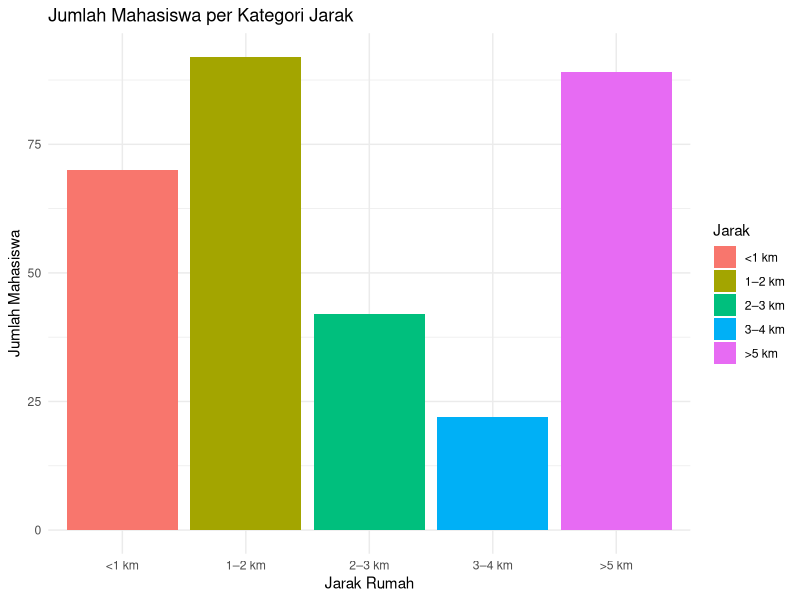
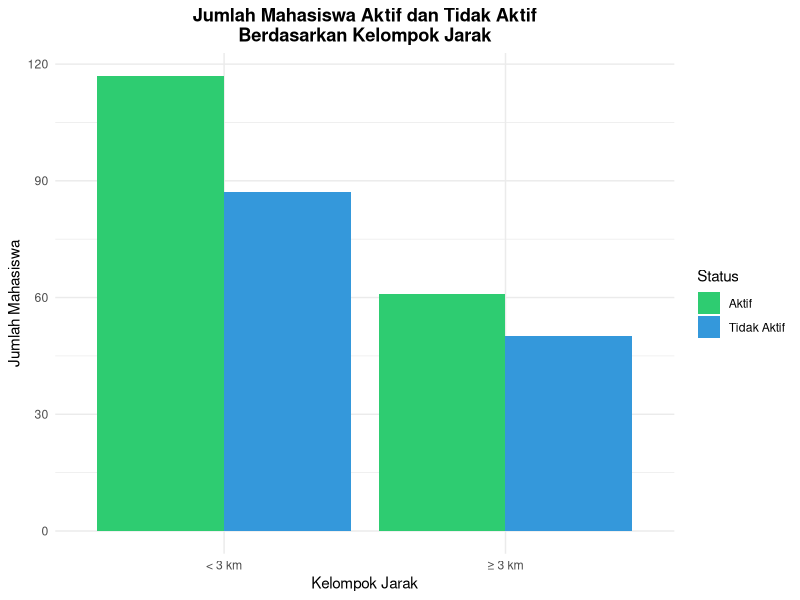
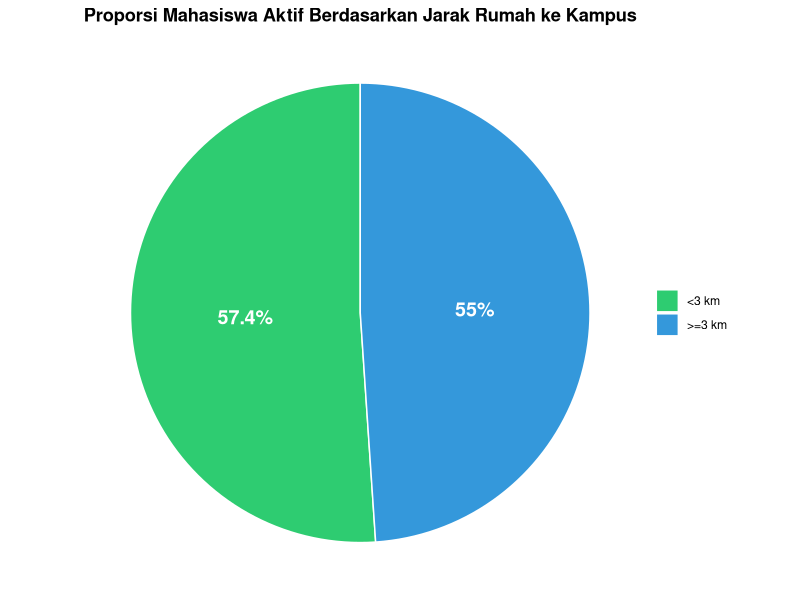

R code for these plots, in order:
## ---- chunk 1
# ==== INPUT DATA ====

jarak <- c("<1 km","1–2 km","2–3 km","3–4 km",">5 km")
aktif <- c(39, 54, 24, 16, 45)
tidak_aktif <- c(31, 38, 18, 6, 44)
total <- aktif + tidak_aktif

df <- data.frame(
  Jarak = jarak,
  Aktif = aktif,
  Tidak_Aktif = tidak_aktif,
  Total = total
)

df

## ---- chunk 2
# ==== BARPLOT JUMLAH ====

# ==== SET URUTAN KATEGORI ====
df$Jarak <- factor(
  df$Jarak,
  levels = c("<1 km", "1–2 km", "2–3 km", "3–4 km", ">5 km")
)

# ==== BARPLOT JUMLAH ====
library(ggplot2)

ggplot(df, aes(x = Jarak, y = Total, fill = Jarak)) +
  geom_bar(stat="identity") +
  theme_minimal() +
  labs(
    title = "Jumlah Mahasiswa per Kategori Jarak",
    y = "Jumlah Mahasiswa",
    x = "Jarak Rumah"
  )

## ---- chunk 3
# ==== PEMBENTUKAN KELOMPOK ====

near_idx <- 1:3
far_idx <- 4:5

near_aktif <- sum(aktif[near_idx])
near_total <- sum(total[near_idx])

far_aktif <- sum(aktif[far_idx])
far_total <- sum(total[far_idx])

summary_groups <- data.frame(
  Kelompok = c("(<3 km)", "(>= 3 km)"),
  Aktif = c(near_aktif, far_aktif),
  Total = c(near_total, far_total),
  Proporsi = c(near_aktif/near_total, far_aktif/far_total)
)

summary_groups

## ---- chunk 4
library(ggplot2)
library(dplyr)

# ==== SIAPKAN DATA KELOMPOK ====

df_group2 <- data.frame(
  Kelompok = c("< 3 km", "≥ 3 km"),
  Aktif = c(near_aktif, far_aktif),
  Tidak_Aktif = c(near_total - near_aktif,
                  far_total - far_aktif)
)

# Ubah ke long format
df_group2_long <- df_group2 %>%
  tidyr::pivot_longer(cols = c("Aktif", "Tidak_Aktif"),
                      names_to = "Status",
                      values_to = "Jumlah")

# Rename status
df_group2_long$Status[df_group2_long$Status == "Tidak_Aktif"] <- "Tidak Aktif"

# Warna sesuai tema (ijo & biru)
colors_group <- c("Aktif" = "#2ECC71", "Tidak Aktif" = "#3498DB")

# ==== GROUPED BARPLOT ====

ggplot(df_group2_long, aes(x = Kelompok, y = Jumlah, fill = Status)) +
  geom_bar(position = "dodge", stat = "identity") +
  scale_fill_manual(values = colors_group) +
  theme_minimal() +
  labs(
    title = "Jumlah Mahasiswa Aktif dan Tidak Aktif\nBerdasarkan Kelompok Jarak",
    x = "Kelompok Jarak",
    y = "Jumlah Mahasiswa",
    fill = "Status"
  ) +
  theme(
    plot.title = element_text(hjust = 0.5, face = "bold")
  )

## ---- chunk 5
library(ggplot2)
library(dplyr)

# --- Ubah nama kelompok ---
df_pie <- summary_groups
df_pie$Kelompok <- c("<3 km", ">=3 km")

# Hitung label persentase
df_pie <- df_pie %>%
  mutate(
    Percent = Proporsi * 100,
    Label = paste0(round(Percent, 1), "%")
  )

# Warna palet (ijo, biru, putih) → 2 warna aja dipakai
colors <- c("#2ECC71", "#3498DB")

# Pie chart
ggplot(df_pie, aes(x = "", y = Proporsi, fill = Kelompok)) +
  geom_bar(stat = "identity", width = 1, color = "white") +
  coord_polar("y") +
  geom_text(aes(label = Label),
            position = position_stack(vjust = 0.5),
            color = "white",
            size = 5,
            fontface = "bold") +
  scale_fill_manual(values = colors) +
  labs(title = "Proporsi Mahasiswa Aktif Berdasarkan Jarak Rumah ke Kampus") +
  theme_void() +
  theme(
    plot.title = element_text(hjust = 0.5, face = "bold"),
    legend.title = element_blank()
  )




## ---- chunk 6
# ==== UJI DUA PROPORSI ====

test <- prop.test(
  c(near_aktif, far_aktif),
  c(near_total, far_total),
  correct = FALSE
)

# Membuat output rapi sebagai dataframe
hasil_proporsi <- data.frame(
  Proporsi = round(test$estimate, 3),
  Lower_CI = round(test$conf.int[1], 3),
  Upper_CI = round(test$conf.int[2], 3),
  P_value  = round(test$p.value, 4)
)

hasil_proporsi


## ---- chunk 7
# ==== PERHITUNGAN MANUAL Z-TEST ====

p1 <- near_aktif / near_total
p2 <- far_aktif / far_total

p_pool <- (near_aktif + far_aktif) / (near_total + far_total)

se <- sqrt(p_pool * (1 - p_pool) * (1/near_total + 1/far_total))

z <- (p1 - p2) / se
p_value <- 2 * pnorm(-abs(z))

manual_df <- data.frame(
  Metode = "Z-Test Manual",
  Z_Score = z,
  P_Value = p_value,
  Pooled_Proporsi = p_pool
)

manual_df

## ---- chunk 8
# ==== INTERPRETASI ====

if (p_value < 0.05) {
  cat("Hasil signifikan (p < 0.05): Ada perbedaan proporsi keaktifan organisasi antara kelompok < =3 km dan >3 km.\n")
} else {
  cat("Tidak signifikan (p > 0.05): Tidak ada bukti kuat bahwa jarak rumah mempengaruhi keaktifan organisasi.\n")
}

